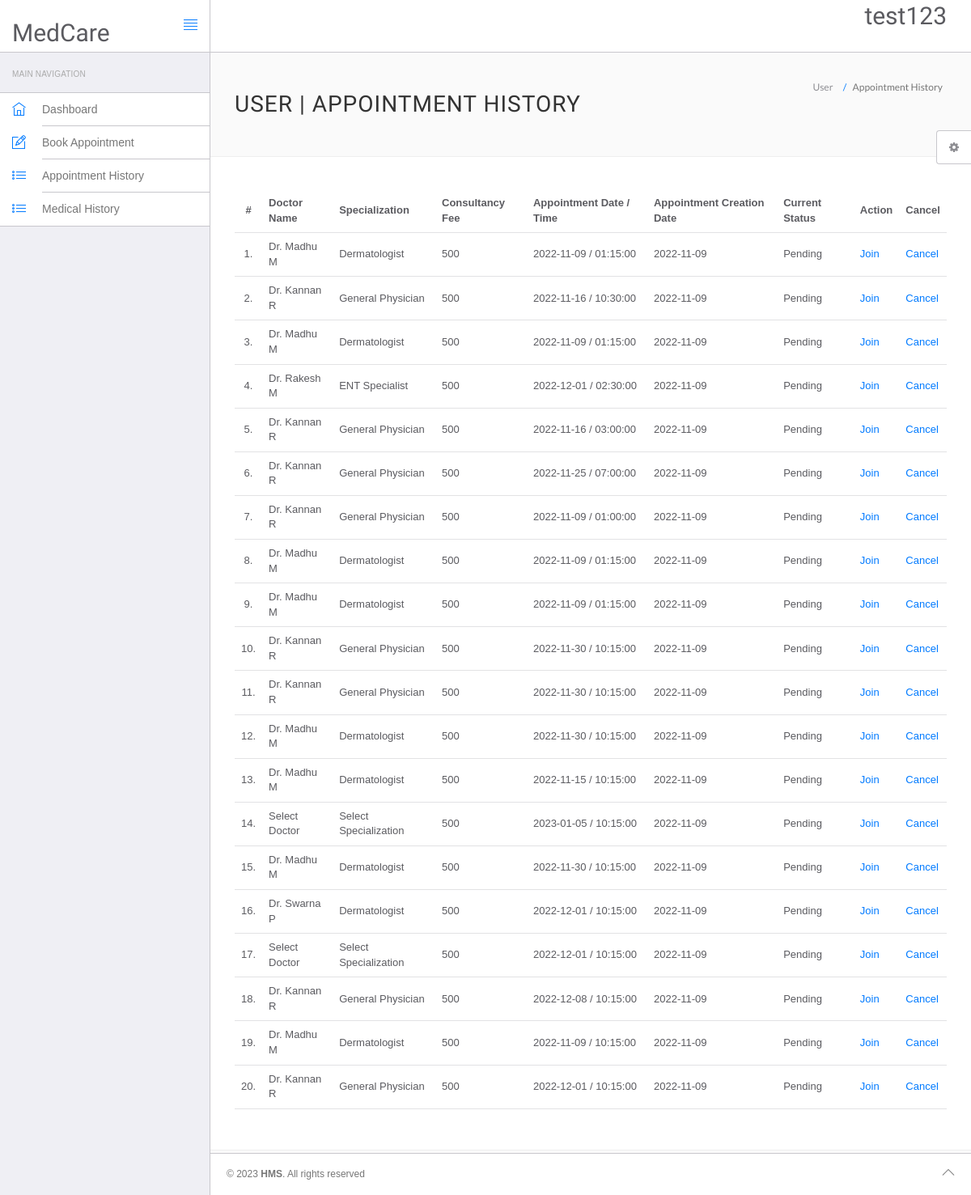
The app's page /patient/appointment-history.php (signed in) with its own data.
### tables this page shows
CREATE TABLE `apptdetails` (
  `aptID` int(20) NOT NULL,
  `email` varchar(20) NOT NULL,
  `dname` varchar(40) NOT NULL,
  `spec` varchar(40) NOT NULL,
  `fee` int(4) NOT NULL DEFAULT 500,
  `date` date NOT NULL,
  `time` time NOT NULL,
  `cdate` date NOT NULL DEFAULT current_timestamp(),
  `status` varchar(15) NOT NULL DEFAULT 'Pending'
);

### patient/appointment-history.php (the view, shortened to what this page needs)
<?php
include 'include/config.php';
?>
<!DOCTYPE html>
<html lang="en">
<head>
	<link rel="stylesheet" href="vendor/bootstrap/css/bootstrap.min.css">
	<link rel="stylesheet" href="vendor/fontawesome/css/font-awesome.min.css">
	<link rel="stylesheet" href="vendor/themify-icons/themify-icons.min.css">
	<link href="vendor/animate.css/animate.min.css" rel="stylesheet" media="screen">
	<link href="vendor/perfect-scrollbar/perfect-scrollbar.min.css" rel="stylesheet" media="screen">
	<link href="vendor/switchery/switchery.min.css" rel="stylesheet" media="screen">
	<link href="vendor/bootstrap-touchspin/jquery.bootstrap-touchspin.min.css" rel="stylesheet" media="screen">
	<link href="vendor/select2/select2.min.css" rel="stylesheet" media="screen">
	<link href="vendor/bootstrap-datepicker/bootstrap-datepicker3.standalone.min.css" rel="stylesheet" media="screen">
	<link href="vendor/bootstrap-timepicker/bootstrap-timepicker.min.css" rel="stylesheet" media="screen">
	<link rel="stylesheet" href="assets/css/styles.css">
	<link rel="stylesheet" href="assets/css/plugins.css">
	<link rel="stylesheet" href="assets/css/themes/theme-1.css" id="skin_color" />
</head>
<body>
	<div id="app">
		<?php include 'include/sidebar.php'; ?>
		<div class="app-content">
			<?php include 'include/header.php'; ?>
			<div class="main-content">
				<div class="wrap-content container" id="container">
					<section id="page-title">
						<div class="row">
							<div class="col-sm-8">
								<h1 class="mainTitle">User | Appointment History</h1>
							</div>
							<ol class="breadcrumb">
								<li>
									<span>User </span>
								</li>
								<li class="active">
									<span>Appointment History</span>
								</li>
							</ol>
						</div>
					</section>
					<div class="container-fluid container-fullw bg-white">
						<div class="row">
							<div class="col-md-12">
								<table class="table table-hover" id="sample-table-1">
									<thead>
										<tr>
											<th class="center">#</th>
											<th class="hidden-xs">Doctor Name</th>
											<th>Specialization</th>
											<th>Consultancy Fee</th>
											<th>Appointment Date / Time </th>
											<th>Appointment Creation Date </th>
											<th>Current Status</th>
											<th>Action</th>
											<th>Cancel</th>
										</tr>
									</thead>
									<tbody>
										<?php
$sql = mysqli_query(
    $con,
    "select dname,spec,fee,date,time,cdate,status from apptdetails where email='" .
        $_SESSION['email'] .
        "'"
);
$cnt = 1;
while ($row = mysqli_fetch_array($sql)) { ?>
										<tr>
											<td class="center"><?php echo $cnt; ?>.</td>
											<td class="hidden-xs"><?php echo $row['dname']; ?></td>
											<td><?php echo $row['spec']; ?></td>
											<td><?php echo $row['fee']; ?></td>
											<td><?php echo $row['date']; ?> / <?php echo $row['time']; ?>
											</td>
											<td><?php echo $row['cdate']; ?></td>
											<td><?php echo $row['status']; ?></td>
											<td><a href="../VideoCalling/video.html">Join</a></td>
											<td><a href="cancel.php">Cancel</a></td>
										</tr>
										<?php $cnt = $cnt + 1;}?>
									</tbody>
								</table>
							</div>
						</div>
					</div>
				</div>
			</div>
		</div>
		<?php include 'include/footer.php'; ?>
		<?php include 'include/setting.php'; ?>
	</div>
</body>
</html>

### patient/include/sidebar.php
<div class="sidebar app-aside" id="sidebar">
				<div class="sidebar-container perfect-scrollbar">
<nav>
						<div class="navbar-title">
							<span>Main Navigation</span>
						</div>
						<ul class="main-navigation-menu">
							<li>
								<a href="dashboard.php">
									<div class="item-content">
										<div class="item-media">
											<i class="ti-home"></i>
										</div>
										<div class="item-inner">
											<span class="title"> Dashboard </span>
										</div>
									</div>
								</a>
							</li>
							<li>
								<a href="book-appointment.php">
									<div class="item-content">
										<div class="item-media">
											<i class="ti-pencil-alt"></i>
										</div>
										<div class="item-inner">
											<span class="title"> Book Appointment </span>
										</div>
									</div>
								</a>
							</li>
							<li>
								<a href="appointment-history.php">
									<div class="item-content">
										<div class="item-media">
											<i class="ti-list"></i>
										</div>
										<div class="item-inner">
											<span class="title"> Appointment History </span>
										</div>
									</div>
								</a>
							</li>
<li>
								<a href="manage-medhistory.php">
									<div class="item-content">
										<div class="item-media">
											<i class="ti-list"></i>
										</div>
										<div class="item-inner">
											<span class="title"> Medical History </span>
										</div>
									</div>
								</a>
							</li>
						</ul>
					</nav>
					</div>
			</div>

### patient/include/header.php (shortened to what this page needs)
<header class="navbar navbar-default navbar-static-top">
		<div class="navbar-header">
						<a class="navbar-brand" href="#">
							<h2 style="padding-top:20% ">MedCare</h2>
						</a>
						<a href="#" class="sidebar-toggler pull-right visible-md visible-lg" data-toggle-class="app-sidebar-closed" data-toggle-target="#app">
							<i class="ti-align-justify"></i>
						</a>
		</div>
		<div class="navbar-collapse collapse">
						<ul class="nav navbar-right">
							<li  style="padding-top:2% ">
								<h2><?php echo $_SESSION['uname']; ?></h2>
							</li>
		</div>
</header>

### patient/include/footer.php
<footer>
				<div class="footer-inner">
					<div class="pull-left">
						&copy; <span class="current-year"></span><span class="text-bold text-uppercase"> HMS</span>. <span>All rights reserved</span>
					</div>
					<div class="pull-right">
						<span class="go-top"><i class="ti-angle-up"></i></span>
					</div>
				</div>
			</footer>

### doctor/include/setting.php (shortened to what this page needs)
<div class="settings panel panel-default hidden-xs hidden-sm" id="settings">
				<button ct-toggle="toggle" data-toggle-class="active" data-toggle-target="#settings" class="btn btn-default">
					<i class="fa fa-spin fa-gear"></i>
				</button>
			</div>

### patient/assets/css/plugins.css (style rules this page uses)
.perfect-scrollbar { overflow-y: hidden !important; }

### patient/assets/css/themes/theme-1.css (style rules this page uses)
body { background: #FAFAFA; }
header .navbar-header { background: #ffffff !important; border-right-color: #c8c7cc !important; border-bottom-color: #c8c7cc !important; }
header .navbar-header .sidebar-toggler, header .navbar-header .sidebar-mobile-toggler { color: #007aff !important; }
header .navbar-header .navbar-brand { color: #777 !important; }
header .navbar-collapse { background: #ffffff !important; border-bottom-color: #c8c7cc !important; box-shadow: none !important; }
#sidebar { background: #EFEFF4 !important; }
#sidebar:before { border-right-width: "1px" !important; border-right-style: solid; border-right-color: #c8c7cc !important; }
#sidebar nav { border-right-width: "1px" !important; border-right-style: solid; border-right-color: #c8c7cc !important; }
#sidebar nav .navbar-title { color: #aaaaaa; }
#sidebar nav > ul { background: #ffffff !important; border-bottom-color: #c8c7cc !important; border-top-color: #c8c7cc !important; }
#sidebar nav > ul > li > a .item-media > i { color: #007aff !important; }
#sidebar nav > ul > li > a .item-inner { color: #777 !important; border-bottom-color: #c8c7cc; }
#app > footer { background: #ffffff !important; border-top-color: #c8c7cc !important; color: #777; }

### records on screen
apptdetails: dname "Dr. Madhu M", spec "Dermatologist", fee "500", date "2022-11-09", time "01:15:00", cdate "2022-11-09", status "Pending"
apptdetails: dname "Dr. Kannan R", spec "General Physician", fee "500", date "2022-11-16", time "10:30:00", cdate "2022-11-09", status "Pending"
apptdetails: dname "Dr. Madhu M", spec "Dermatologist", fee "500", date "2022-11-09", time "01:15:00", cdate "2022-11-09", status "Pending"
apptdetails: dname "Dr. Rakesh M", spec "ENT Specialist", fee "500", date "2022-12-01", time "02:30:00", cdate "2022-11-09", status "Pending"
apptdetails: dname "Dr. Kannan R", spec "General Physician", fee "500", date "2022-11-16", time "03:00:00", cdate "2022-11-09", status "Pending"
apptdetails: dname "Dr. Kannan R", spec "General Physician", fee "500", date "2022-11-25", time "07:00:00", cdate "2022-11-09", status "Pending"
apptdetails: dname "Dr. Kannan R", spec "General Physician", fee "500", date "2022-11-09", time "01:00:00", cdate "2022-11-09", status "Pending"
apptdetails: dname "Dr. Madhu M", spec "Dermatologist", fee "500", date "2022-11-09", time "01:15:00", cdate "2022-11-09", status "Pending"
apptdetails: dname "Dr. Madhu M", spec "Dermatologist", fee "500", date "2022-11-09", time "01:15:00", cdate "2022-11-09", status "Pending"
apptdetails: dname "Dr. Kannan R", spec "General Physician", fee "500", date "2022-11-30", time "10:15:00", cdate "2022-11-09", status "Pending"
apptdetails: dname "Dr. Kannan R", spec "General Physician", fee "500", date "2022-11-30", time "10:15:00", cdate "2022-11-09", status "Pending"
apptdetails: dname "Dr. Madhu M", spec "Dermatologist", fee "500", date "2022-11-30", time "10:15:00", cdate "2022-11-09", status "Pending"
apptdetails: dname "Dr. Madhu M", spec "Dermatologist", fee "500", date "2022-11-15", time "10:15:00", cdate "2022-11-09", status "Pending"
apptdetails: dname "Select Doctor", spec "Select Specialization", fee "500", date "2023-01-05", time "10:15:00", cdate "2022-11-09", status "Pending"
apptdetails: dname "Dr. Madhu M", spec "Dermatologist", fee "500", date "2022-11-30", time "10:15:00", cdate "2022-11-09", status "Pending"
apptdetails: dname "Dr. Swarna P", spec "Dermatologist", fee "500", date "2022-12-01", time "10:15:00", cdate "2022-11-09", status "Pending"
apptdetails: dname "Select Doctor", spec "Select Specialization", fee "500", date "2022-12-01", time "10:15:00", cdate "2022-11-09", status "Pending"
apptdetails: dname "Dr. Kannan R", spec "General Physician", fee "500", date "2022-12-08", time "10:15:00", cdate "2022-11-09", status "Pending"
apptdetails: dname "Dr. Madhu M", spec "Dermatologist", fee "500", date "2022-11-09", time "10:15:00", cdate "2022-11-09", status "Pending"
apptdetails: dname "Dr. Kannan R", spec "General Physician", fee "500", date "2022-12-01", time "10:15:00", cdate "2022-11-09", status "Pending"

### other values on screen
$_SESSION['uname'] "test123"
